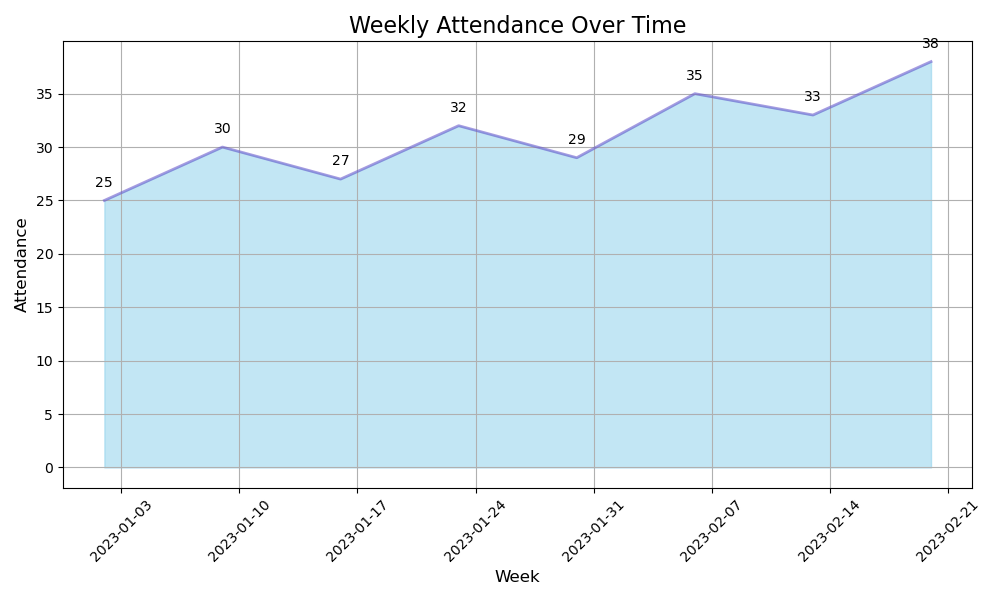

Python code for this plot:

import matplotlib.pyplot as plt
import matplotlib.dates as mdates
from datetime import datetime

# Given chart table data
data = [
    {'Week': '2023-01-02', 'Attendance': 25},
    {'Week': '2023-01-09', 'Attendance': 30},
    {'Week': '2023-01-16', 'Attendance': 27},
    {'Week': '2023-01-23', 'Attendance': 32},
    {'Week': '2023-01-30', 'Attendance': 29},
    {'Week': '2023-02-06', 'Attendance': 35},
    {'Week': '2023-02-13', 'Attendance': 33},
    {'Week': '2023-02-20', 'Attendance': 38}
]

# Extracting 'Week' and 'Attendance' values
weeks = [datetime.strptime(point['Week'], '%Y-%m-%d') for point in data]
attendance = [point['Attendance'] for point in data]

# Create the area chart
plt.figure(figsize=(10, 6))
plt.fill_between(weeks, attendance, color='skyblue', alpha=0.5)
plt.plot(weeks, attendance, color='Slateblue', alpha=0.6, linewidth=2)

# Format the date on the x-axis
plt.gca().xaxis.set_major_formatter(mdates.DateFormatter('%Y-%m-%d'))
plt.gca().xaxis.set_major_locator(mdates.WeekdayLocator(interval=1))

# Set the labels and title
plt.xlabel('Week', fontsize=12)
plt.ylabel('Attendance', fontsize=12)
plt.title('Weekly Attendance Over Time', fontsize=16)

# Rotate date labels for better readability
plt.xticks(rotation=45)

# Adding a grid for better readability of the chart
plt.grid(True)

# Shows data points on the graph
for i, txt in enumerate(attendance):
    plt.annotate(txt, (mdates.date2num(weeks[i]), attendance[i]), textcoords="offset points", xytext=(0,10), ha='center')

# Optimize layout and display the plot
plt.tight_layout()
plt.show()
